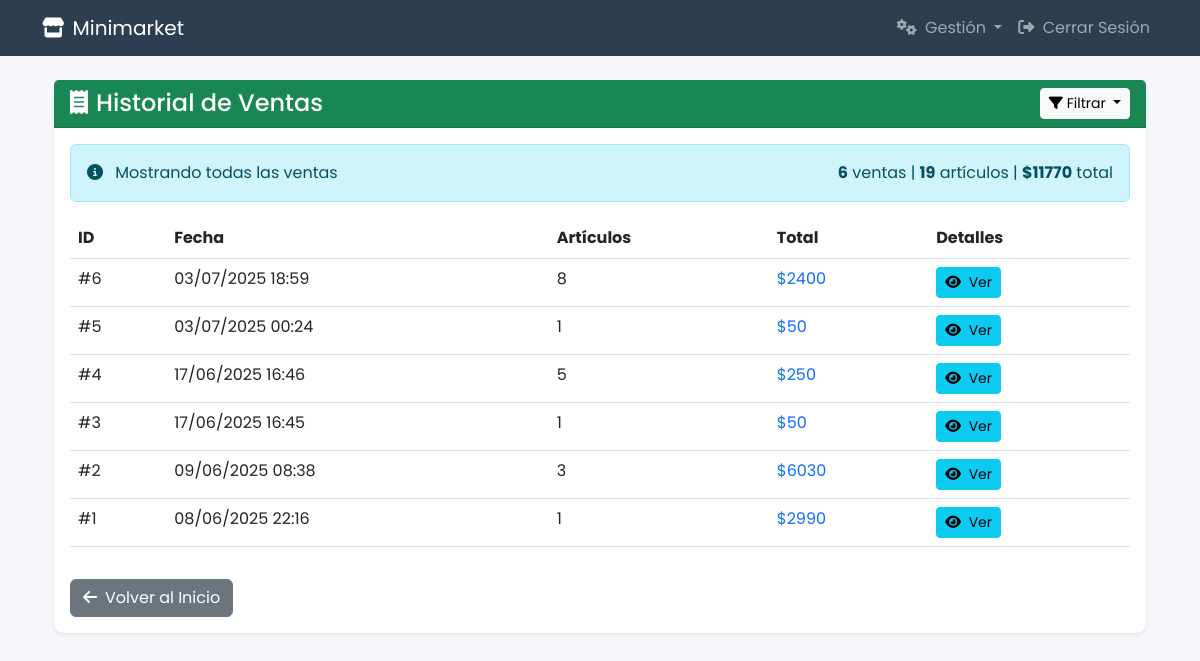
/historial/ (signed in), run on the app's committed database.
### Tienda/models.py (models this page shows, shortened)
class Venta(models.Model):
    empleado = models.ForeignKey(User, on_delete=models.PROTECT)
    fecha = models.DateTimeField(auto_now_add=True)
    total = models.PositiveIntegerField(default=0)
    cantidad_articulos = models.PositiveIntegerField(default=0)

### Tienda/views/sale_views.py (the view, shortened to what this page needs)
# urls.py: path('historial/', sale_views.historial_ventas, name='historial'),
@login_required
def historial_ventas(request):
    fecha_inicio = request.GET.get('fecha_inicio')
    fecha_fin = request.GET.get('fecha_fin')
    filtro_dia = request.GET.get('dia')
    ventas = Venta.objects.filter(empleado=request.user).order_by('-fecha')
    ventas_con_detalles = []
    for venta in ventas:
        detalles = DetalleVenta.objects.filter(venta=venta).select_related('producto')
        ventas_con_detalles.append({
            'venta': venta,
            'detalles': detalles
        })
    total_ventas = sum(venta.total for venta in ventas)
    total_articulos = sum(venta.cantidad_articulos for venta in ventas)
    context = {
        'ventas_con_detalles': ventas_con_detalles,
        'total_ventas': total_ventas,
        'total_articulos': total_articulos,
        'fecha_inicio': fecha_inicio.strftime('%Y-%m-%d') if fecha_inicio else '',
        'fecha_fin': (datetime.strptime(fecha_fin, '%Y-%m-%d').date() - timedelta(days=1)).strftime('%Y-%m-%d') if fecha_fin else '',
        'filtro_dia': filtro_dia
    }
    return render(request, 'Tienda/historial.html', context)

### Tienda/templates/Tienda/historial.html (shortened to what this page needs)
{% extends 'Tienda/base_layout.html' %}
{% block content %}
<div class="container mt-4">
    <div class="row">
        <div class="col-lg-12 mb-4">
            <div class="card border-0 shadow-sm">
                <div class="card-header bg-success text-white">
                    <div class="d-flex justify-content-between align-items-center">
                        <h4 class="mb-0"><i class="fas fa-receipt me-2"></i>Historial de Ventas</h4>
                        <div class="dropdown">
                            <button class="btn btn-light btn-sm dropdown-toggle" type="button" id="dropdownMenuButton" data-bs-toggle="dropdown" aria-expanded="false">
                                <i class="fas fa-filter me-1"></i>Filtrar
                            </button>
                        </div>
                    </div>
                </div>
                <div class="card-body">
                    <div class="alert alert-info d-flex justify-content-between">
                        <div>
                            <i class="fas fa-info-circle me-2"></i>
                            {% if filtro_dia == 'hoy' %}
                                Mostrando ventas de hoy
                            {% elif filtro_dia == 'ayer' %}
                                Mostrando ventas de ayer
                            {% elif filtro_dia == 'semana' %}
                                Mostrando ventas de los últimos 7 días
                            {% elif fecha_inicio and fecha_fin %}
                                Mostrando ventas desde {{ fecha_inicio }} hasta {{ fecha_fin }}
                            {% else %}
                                Mostrando todas las ventas
                            {% endif %}
                        </div>
                        <div>
                            <strong>{{ ventas_con_detalles|length }}</strong> ventas |
                            <strong>{{ total_articulos }}</strong> artículos |
                            <strong>${{ total_ventas }}</strong> total
                        </div>
                    </div>
                    {% if ventas_con_detalles %}
                    <div class="table-responsive">
                        <table class="table table-hover">
                            <thead>
                                <tr>
                                    <th>ID</th>
                                    <th>Fecha</th>
                                    <th>Artículos</th>
                                    <th>Total</th>
                                    <th>Detalles</th>
                                </tr>
                            </thead>
                            <tbody>
                                {% for venta_data in ventas_con_detalles %}
                                {% with venta=venta_data.venta detalles=venta_data.detalles %}
                                <tr>
                                    <td>#{{ venta.id }}</td>
                                    <td>{{ venta.fecha|date:"d/m/Y H:i" }}</td>
                                    <td>{{ venta.cantidad_articulos }}</td>
                                    <td class="text-primary">${{ venta.total }}</td>
                                    <td>
                                        <button class="btn btn-sm btn-info" data-bs-toggle="collapse" data-bs-target="#detalles-{{ venta.id }}">
                                            <i class="fas fa-eye me-1"></i> Ver
                                        </button>
                                    </td>
                                </tr>
                                {% endwith %}
                                {% endfor %}
                            </tbody>
                        </table>
                    </div>
                    {% else %}
                    <div class="alert alert-warning">
                        <i class="fas fa-exclamation-triangle me-2"></i>
                        No se encontraron ventas con los filtros seleccionados.
                    </div>
                    {% endif %}
                    <div class="d-flex justify-content-start mt-3">
                        <a href="{% url 'home' %}" class="btn btn-secondary">
                            <i class="fas fa-arrow-left me-2"></i>Volver al Inicio
                        </a>
                    </div>
                </div>
            </div>
        </div>
    </div>
</div>
{% endblock %}

### Tienda/templates/Tienda/base_layout.html (style rules this page uses)
:root { --primary-color: #2c3e50; --secondary-color: #3498db; --accent-color: #e74c3c; }
body { font-family: 'Poppins', sans-serif; background-color: #f5f7fa; }
.card { border-radius: 10px; box-shadow: 0 5px 15px rgba(0, 0, 0, 0.05); }
.card-header { background-color: var(--primary-color); border-radius: 10px 10px 0 0; }

### data on the page
Venta: venta.id "6", venta.fecha "03/07/2025 18:59", venta.cantidad_articulos "8", venta.total "2400"
Venta: venta.id "5", venta.fecha "03/07/2025 00:24", venta.cantidad_articulos "1", venta.total "50"
Venta: venta.id "4", venta.fecha "17/06/2025 16:46", venta.cantidad_articulos "5", venta.total "250"
Venta: venta.id "3", venta.fecha "17/06/2025 16:45", venta.cantidad_articulos "1", venta.total "50"
Venta: venta.id "2", venta.fecha "09/06/2025 08:38", venta.cantidad_articulos "3", venta.total "6030"
Venta: venta.id "1", venta.fecha "08/06/2025 22:16", venta.cantidad_articulos "1", venta.total "2990"

### other printed values
{{ ventas_con_detalles|length }} "6"
{{ total_articulos }} "19"
{{ total_ventas }} "11770"
